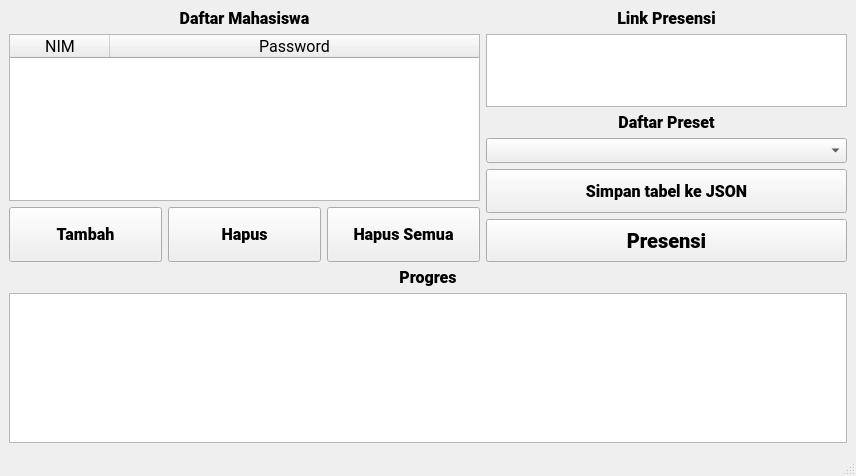
<?xml version="1.0" encoding="UTF-8"?>
<ui version="4.0">
 <class>PresensiUTY</class>
 <widget class="QMainWindow" name="PresensiUTY">
  <property name="geometry">
   <rect>
    <x>0</x>
    <y>0</y>
    <width>856</width>
    <height>476</height>
   </rect>
  </property>
  <property name="sizePolicy">
   <sizepolicy hsizetype="Expanding" vsizetype="Expanding">
    <horstretch>0</horstretch>
    <verstretch>0</verstretch>
   </sizepolicy>
  </property>
  <property name="minimumSize">
   <size>
    <width>856</width>
    <height>476</height>
   </size>
  </property>
  <property name="maximumSize">
   <size>
    <width>16777215</width>
    <height>600</height>
   </size>
  </property>
  <property name="baseSize">
   <size>
    <width>856</width>
    <height>476</height>
   </size>
  </property>
  <property name="windowTitle">
   <string>MainWindow</string>
  </property>
  <widget class="QWidget" name="centralwidget">
   <layout class="QGridLayout" name="gridLayout">
    <item row="0" column="0">
     <layout class="QGridLayout" name="Grid_Mahasiswa">
      <item row="1" column="0">
       <widget class="QTableWidget" name="Tabel_Mahasiswa">
        <property name="minimumSize">
         <size>
          <width>467</width>
          <height>167</height>
         </size>
        </property>
        <property name="font">
         <font>
          <family>Roboto</family>
          <pointsize>12</pointsize>
         </font>
        </property>
        <property name="layoutDirection">
         <enum>Qt::LeftToRight</enum>
        </property>
        <property name="autoFillBackground">
         <bool>false</bool>
        </property>
        <property name="frameShape">
         <enum>QFrame::StyledPanel</enum>
        </property>
        <property name="frameShadow">
         <enum>QFrame::Sunken</enum>
        </property>
        <property name="sizeAdjustPolicy">
         <enum>QAbstractScrollArea::AdjustToContents</enum>
        </property>
        <property name="dragDropOverwriteMode">
         <bool>false</bool>
        </property>
        <property name="dragDropMode">
         <enum>QAbstractItemView::DropOnly</enum>
        </property>
        <property name="selectionMode">
         <enum>QAbstractItemView::ExtendedSelection</enum>
        </property>
        <property name="showGrid">
         <bool>true</bool>
        </property>
        <property name="columnCount">
         <number>2</number>
        </property>
        <attribute name="horizontalHeaderCascadingSectionResizes">
         <bool>true</bool>
        </attribute>
        <attribute name="horizontalHeaderShowSortIndicator" stdset="0">
         <bool>false</bool>
        </attribute>
        <attribute name="horizontalHeaderStretchLastSection">
         <bool>true</bool>
        </attribute>
        <attribute name="verticalHeaderCascadingSectionResizes">
         <bool>false</bool>
        </attribute>
        <attribute name="verticalHeaderDefaultSectionSize">
         <number>10</number>
        </attribute>
        <attribute name="verticalHeaderStretchLastSection">
         <bool>false</bool>
        </attribute>
        <column>
         <property name="text">
          <string>NIM</string>
         </property>
         <property name="font">
          <font>
           <family>Roboto</family>
           <pointsize>12</pointsize>
          </font>
         </property>
         <property name="textAlignment">
          <set>AlignCenter</set>
         </property>
        </column>
        <column>
         <property name="text">
          <string>Password</string>
         </property>
         <property name="font">
          <font>
           <family>Roboto</family>
           <pointsize>12</pointsize>
          </font>
         </property>
         <property name="textAlignment">
          <set>AlignCenter</set>
         </property>
        </column>
       </widget>
      </item>
      <item row="0" column="0">
       <widget class="QLabel" name="Label_Presensi_2">
        <property name="minimumSize">
         <size>
          <width>467</width>
          <height>19</height>
         </size>
        </property>
        <property name="maximumSize">
         <size>
          <width>16777215</width>
          <height>19</height>
         </size>
        </property>
        <property name="font">
         <font>
          <family>Roboto Black</family>
          <pointsize>12</pointsize>
         </font>
        </property>
        <property name="text">
         <string>Daftar Mahasiswa</string>
        </property>
        <property name="alignment">
         <set>Qt::AlignCenter</set>
        </property>
        <property name="wordWrap">
         <bool>false</bool>
        </property>
       </widget>
      </item>
     </layout>
    </item>
    <item row="0" column="1" rowspan="2">
     <layout class="QGridLayout" name="Grid_Total">
      <item row="0" column="0">
       <layout class="QGridLayout" name="Grid_Presensi" rowstretch="0,0" rowminimumheight="0,0">
        <property name="sizeConstraint">
         <enum>QLayout::SetDefaultConstraint</enum>
        </property>
        <item row="0" column="0">
         <widget class="QLabel" name="Label_Presensi">
          <property name="sizePolicy">
           <sizepolicy hsizetype="Expanding" vsizetype="Expanding">
            <horstretch>0</horstretch>
            <verstretch>0</verstretch>
           </sizepolicy>
          </property>
          <property name="minimumSize">
           <size>
            <width>359</width>
            <height>19</height>
           </size>
          </property>
          <property name="maximumSize">
           <size>
            <width>999999</width>
            <height>19</height>
           </size>
          </property>
          <property name="font">
           <font>
            <family>Roboto Black</family>
            <pointsize>12</pointsize>
           </font>
          </property>
          <property name="text">
           <string>Link Presensi</string>
          </property>
          <property name="alignment">
           <set>Qt::AlignCenter</set>
          </property>
          <property name="wordWrap">
           <bool>false</bool>
          </property>
         </widget>
        </item>
        <item row="1" column="0">
         <widget class="QTextEdit" name="Text_Edit_Presensi">
          <property name="minimumSize">
           <size>
            <width>359</width>
            <height>73</height>
           </size>
          </property>
          <property name="maximumSize">
           <size>
            <width>99999</width>
            <height>100</height>
           </size>
          </property>
          <property name="font">
           <font>
            <family>Roboto</family>
            <pointsize>12</pointsize>
           </font>
          </property>
          <property name="contextMenuPolicy">
           <enum>Qt::PreventContextMenu</enum>
          </property>
          <property name="sizeAdjustPolicy">
           <enum>QAbstractScrollArea::AdjustToContents</enum>
          </property>
         </widget>
        </item>
       </layout>
      </item>
      <item row="1" column="0">
       <layout class="QGridLayout" name="Grid_Preset">
        <item row="1" column="0">
         <widget class="QComboBox" name="comboBox_Preset">
          <property name="sizePolicy">
           <sizepolicy hsizetype="Expanding" vsizetype="Expanding">
            <horstretch>0</horstretch>
            <verstretch>0</verstretch>
           </sizepolicy>
          </property>
          <property name="minimumSize">
           <size>
            <width>359</width>
            <height>25</height>
           </size>
          </property>
          <property name="maximumSize">
           <size>
            <width>16777215</width>
            <height>49</height>
           </size>
          </property>
          <property name="font">
           <font>
            <family>Roboto Black</family>
            <pointsize>12</pointsize>
           </font>
          </property>
         </widget>
        </item>
        <item row="0" column="0">
         <widget class="QLabel" name="Label_Preset">
          <property name="sizePolicy">
           <sizepolicy hsizetype="Expanding" vsizetype="Expanding">
            <horstretch>0</horstretch>
            <verstretch>0</verstretch>
           </sizepolicy>
          </property>
          <property name="minimumSize">
           <size>
            <width>359</width>
            <height>19</height>
           </size>
          </property>
          <property name="maximumSize">
           <size>
            <width>16777215</width>
            <height>19</height>
           </size>
          </property>
          <property name="font">
           <font>
            <family>Roboto Black</family>
            <pointsize>12</pointsize>
           </font>
          </property>
          <property name="text">
           <string>Daftar Preset</string>
          </property>
          <property name="alignment">
           <set>Qt::AlignCenter</set>
          </property>
          <property name="wordWrap">
           <bool>false</bool>
          </property>
         </widget>
        </item>
       </layout>
      </item>
      <item row="2" column="0">
       <widget class="QPushButton" name="pushButton_Simpan">
        <property name="sizePolicy">
         <sizepolicy hsizetype="Expanding" vsizetype="Expanding">
          <horstretch>0</horstretch>
          <verstretch>0</verstretch>
         </sizepolicy>
        </property>
        <property name="minimumSize">
         <size>
          <width>361</width>
          <height>44</height>
         </size>
        </property>
        <property name="maximumSize">
         <size>
          <width>16777215</width>
          <height>44</height>
         </size>
        </property>
        <property name="font">
         <font>
          <family>Roboto Black</family>
          <pointsize>12</pointsize>
         </font>
        </property>
        <property name="text">
         <string>Simpan tabel ke JSON</string>
        </property>
       </widget>
      </item>
      <item row="3" column="0">
       <widget class="QPushButton" name="pushButton_Presensi">
        <property name="sizePolicy">
         <sizepolicy hsizetype="Expanding" vsizetype="Expanding">
          <horstretch>0</horstretch>
          <verstretch>0</verstretch>
         </sizepolicy>
        </property>
        <property name="minimumSize">
         <size>
          <width>361</width>
          <height>43</height>
         </size>
        </property>
        <property name="maximumSize">
         <size>
          <width>16777215</width>
          <height>57</height>
         </size>
        </property>
        <property name="font">
         <font>
          <family>Roboto Black</family>
          <pointsize>15</pointsize>
         </font>
        </property>
        <property name="text">
         <string>Presensi</string>
        </property>
       </widget>
      </item>
     </layout>
    </item>
    <item row="1" column="0">
     <layout class="QGridLayout" name="Grid_Tombol">
      <item row="0" column="0">
       <widget class="QPushButton" name="pushButton_Tambah">
        <property name="sizePolicy">
         <sizepolicy hsizetype="Expanding" vsizetype="Expanding">
          <horstretch>0</horstretch>
          <verstretch>0</verstretch>
         </sizepolicy>
        </property>
        <property name="maximumSize">
         <size>
          <width>16777215</width>
          <height>57</height>
         </size>
        </property>
        <property name="font">
         <font>
          <family>Roboto Black</family>
          <pointsize>12</pointsize>
         </font>
        </property>
        <property name="text">
         <string>Tambah</string>
        </property>
       </widget>
      </item>
      <item row="0" column="1">
       <widget class="QPushButton" name="pushButton_Hapus">
        <property name="sizePolicy">
         <sizepolicy hsizetype="Expanding" vsizetype="Expanding">
          <horstretch>0</horstretch>
          <verstretch>0</verstretch>
         </sizepolicy>
        </property>
        <property name="maximumSize">
         <size>
          <width>16777215</width>
          <height>57</height>
         </size>
        </property>
        <property name="font">
         <font>
          <family>Roboto Black</family>
          <pointsize>12</pointsize>
         </font>
        </property>
        <property name="text">
         <string>Hapus</string>
        </property>
       </widget>
      </item>
      <item row="0" column="2">
       <widget class="QPushButton" name="pushButton_Hapus_Semua">
        <property name="sizePolicy">
         <sizepolicy hsizetype="Expanding" vsizetype="Expanding">
          <horstretch>0</horstretch>
          <verstretch>0</verstretch>
         </sizepolicy>
        </property>
        <property name="maximumSize">
         <size>
          <width>16777215</width>
          <height>57</height>
         </size>
        </property>
        <property name="font">
         <font>
          <family>Roboto Black</family>
          <pointsize>12</pointsize>
         </font>
        </property>
        <property name="text">
         <string>Hapus Semua</string>
        </property>
       </widget>
      </item>
     </layout>
    </item>
    <item row="2" column="0" colspan="2">
     <layout class="QGridLayout" name="Grid_Progres">
      <item row="0" column="0">
       <widget class="QLabel" name="Label_Progres">
        <property name="font">
         <font>
          <family>Roboto Black</family>
          <pointsize>12</pointsize>
         </font>
        </property>
        <property name="text">
         <string>Progres</string>
        </property>
        <property name="alignment">
         <set>Qt::AlignCenter</set>
        </property>
       </widget>
      </item>
      <item row="1" column="0">
       <widget class="QListWidget" name="listWidget_Progres"/>
      </item>
     </layout>
    </item>
   </layout>
  </widget>
  <widget class="QMenuBar" name="menubar">
   <property name="geometry">
    <rect>
     <x>0</x>
     <y>0</y>
     <width>856</width>
     <height>25</height>
    </rect>
   </property>
   <property name="font">
    <font>
     <family>Roboto</family>
     <pointsize>12</pointsize>
    </font>
   </property>
  </widget>
  <widget class="QStatusBar" name="statusbar">
   <property name="font">
    <font>
     <family>Roboto</family>
     <pointsize>12</pointsize>
    </font>
   </property>
  </widget>
 </widget>
 <resources/>
 <connections/>
</ui>
